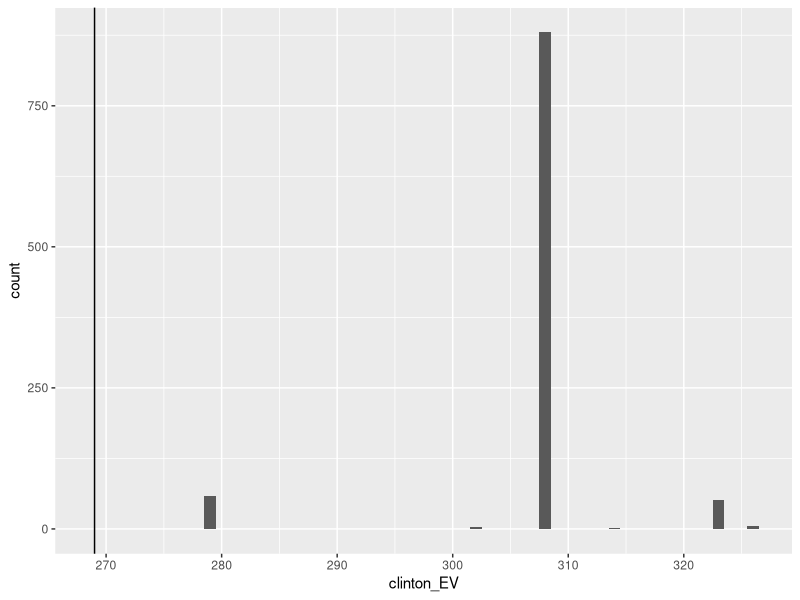

R code for this plot:
library(tidyverse)
library(dslabs)
data("polls_us_election_2016")
head(results_us_election_2016)

results_us_election_2016 %>% arrange(desc(electoral_votes)) %>% top_n(5, electoral_votes)

results <- polls_us_election_2016 %>%
  filter(state != "U.S." &
           !grepl("CD", "state") &
           enddate >= "2016-10-31" &
           (grade %in% c("A+", "A", "A-", "B+") | is.na(grade))) %>%
  mutate(spread = rawpoll_clinton/100 - rawpoll_trump/100) %>%
  group_by(state) %>%
  summarize(avg = mean(spread), sd = sd(spread), n = n()) %>%
  mutate(state = as.character(state))

results %>% arrange(abs(avg))

results <- left_join(results, results_us_election_2016, by="state")
results
results_us_election_2016 %>% filter(!state %in% results$state)
# assigns sd to states with just one poll as median of other sd values
results <- results%>%
  mutate(sd=ifelse(is.na(sd), median(results$sd, na.rm = TRUE),sd))

mu<- 0
tau<- .02
#Calculating the posterior mean and posterior standard error
results%>% mutate(sigma= sd/sqrt(n()),
                  B= sigma^2/(sigma^2+tau^2),
                  posterior_mean=B*mu+(1-B)*avg,
                  posterior_se=sqrt(1 / (1/sigma^2 + 1/tau^2)))%>%
  arrange(abs(posterior_mean))

#Monte Carlo simulation of Election Night results (no general bias)
clinton_EV <- replicate(1000,{
  results%>%mutate(sigma= sd/sqrt(n()),
                   B= sigma^2/(sigma^2+tau^2),
                   posterior_mean=B*mu+(1-B)*avg,
                   posterior_se=sqrt(1 / (1/sigma^2 + 1/tau^2)),
                   simulated_result=rnorm(length(posterior_mean), posterior_mean, posterior_se),
                   clinton=ifelse(simulated_result>0, electoral_votes, 0))%>%
    summarise(clinton=sum(clinton))%>%
    .$clinton+7 
})
mean(clinton_EV>269)


# histogram of outcomes
data.frame(clinton_EV) %>%
  ggplot(aes(clinton_EV)) +
  geom_histogram(binwidth = 1) +
  geom_vline(xintercept = 269)

#Monte Carlo simulation including general bias
bias_sd <- 0.03


clinton_EV_2 <- replicate(1000, {
  results %>% mutate(sigma = sqrt(sd^2/(n) + bias_sd^2),    # added bias_sd term
                     B = sigma^2/ (sigma^2 + tau^2),
                     posterior_mean = B*mu + (1-B)*avg,
                     posterior_se = sqrt( 1 / (1/sigma^2 + 1/tau^2)),
                     simulated_result = rnorm(length(posterior_mean), posterior_mean, posterior_se),
                     clinton = ifelse(simulated_result > 0, electoral_votes, 0)) %>%    # award votes if Clinton wins state
    summarize(clinton = sum(clinton)) %>%    # total votes for Clinton
    .$clinton + 7    # 7 votes for Rhode Island and DC
})
mean(clinton_EV_2 > 269)    # over 269 votes wins election
